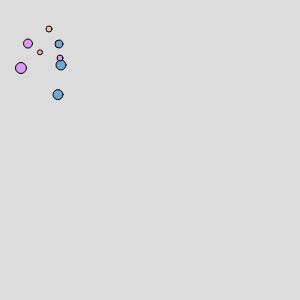
Frame 1 (no input)
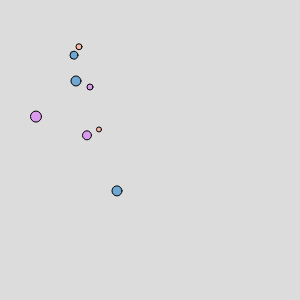
Frame 60 (no input)
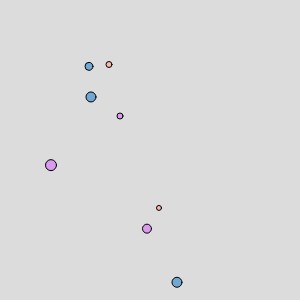
Frame 120 (the mouse pressed at the canvas centre since frame 60)

The p5.js sketch that drew these frames (run headless with seeded random() and noise() and a simulated clock; from frame 60 on, the mouse is pressed at the canvas centre):

// p5.js sketch
// ── sketch.js
const CANVAS_SIZE = { x: 300, y: 300 };

class Plane {
  constructor() {
    this._list = [];
  }

  add(item) {
    this._list.push(item);
  }
  
  render(loopCount) {
    this._list.forEach(i => i.render(loopCount));
  }
}

class Item {
  constructor(z) {
    const x =  20 + Math.floor(Math.random() * CANVAS_SIZE.x/4);
    const y = 20 + Math.floor(Math.random() * CANVAS_SIZE.y/4);
    this._position = {x, y};
    this._size = Math.floor(Math.random() * CANVAS_SIZE.x/25);
    this._movement = {
      throttle: 1 + Math.floor(Math.random() * 4),
      x: Math.floor(Math.random() * 100),
      y: Math.floor(Math.random() * 100)
    }
  }
  
  move() {
    const { _size, _position: { x, y }, _movement: { x: mx, y: my } } = this;
    
    const sy = my < 0 ? _size/2*-1 : _size/2;
    const upperBounce = y + sy <= 0;
    const lowerBounce = y + sy + _size >= CANVAS_SIZE.y;
    if(upperBounce || lowerBounce) {
      this._movement.y = -1 * my;
    } else {
      const sx = mx < 0 ? _size/2*-1 : _size/2;
      const leftBounce = x + sx <= 0;
      const rightBounce = x + sx + _size >= CANVAS_SIZE.x;
      if(leftBounce || rightBounce) this._movement.x = -1 * mx;
    }
    
    const dy = Math.abs(y/x);
    
    this._position.y += (this._movement.y < 0 ? dy * -1 : dy);
    this._position.x += (this._movement.x < 0 ? -1 : 1);
  }
  
  render(loopCount) {
    if(loopCount % this._movement.throttle == 0) {
      this.move();
    }
    circle(this._position.x, this._position.y, this._size);
  }
}

APP_COLORS = [
    [249, 183, 169 ],
    [113, 167, 211],
    [218, 155, 238]
]

class App {
  constructor() {
    this._loopCount = 0;
    this._planes = []; 
    for(let i = 0; i < 3; i++) {
      const plane = new Plane();
      for(let j = 0; j < 3; j++) {
        const item = new Item();
        plane.add(item);
      }
      this._planes.push(plane);
    }     
  }
  
  render() {
    this._loopCount++;
    this._planes.forEach((p, i) => {
      fill(color(APP_COLORS[i]));
      p.render(this._loopCount);
    });
  }
}

const app = new App();

function setup() {
  createCanvas(CANVAS_SIZE.x, CANVAS_SIZE.y);
}

function draw() {
  background(220);
  app.render();
}
